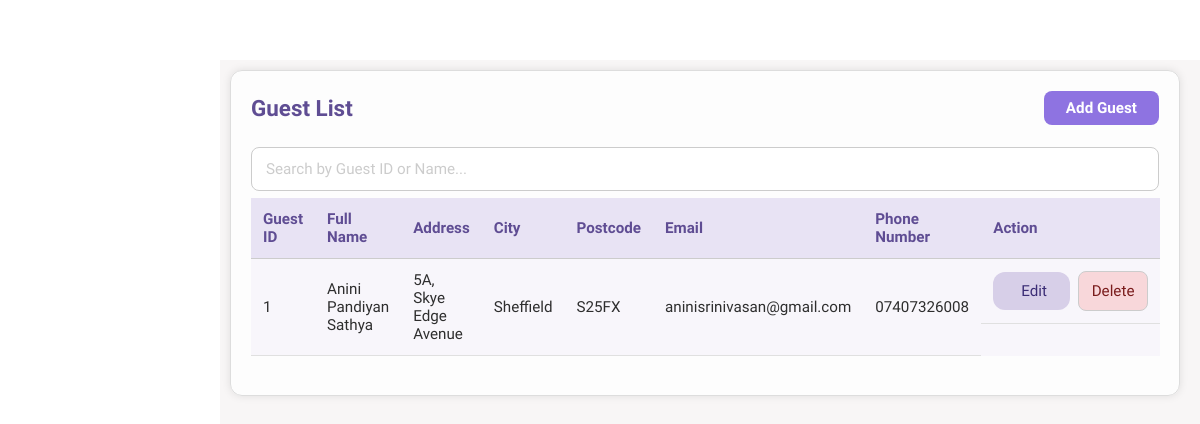
/guest.php (signed in), run on an earlier commit of the app's database.
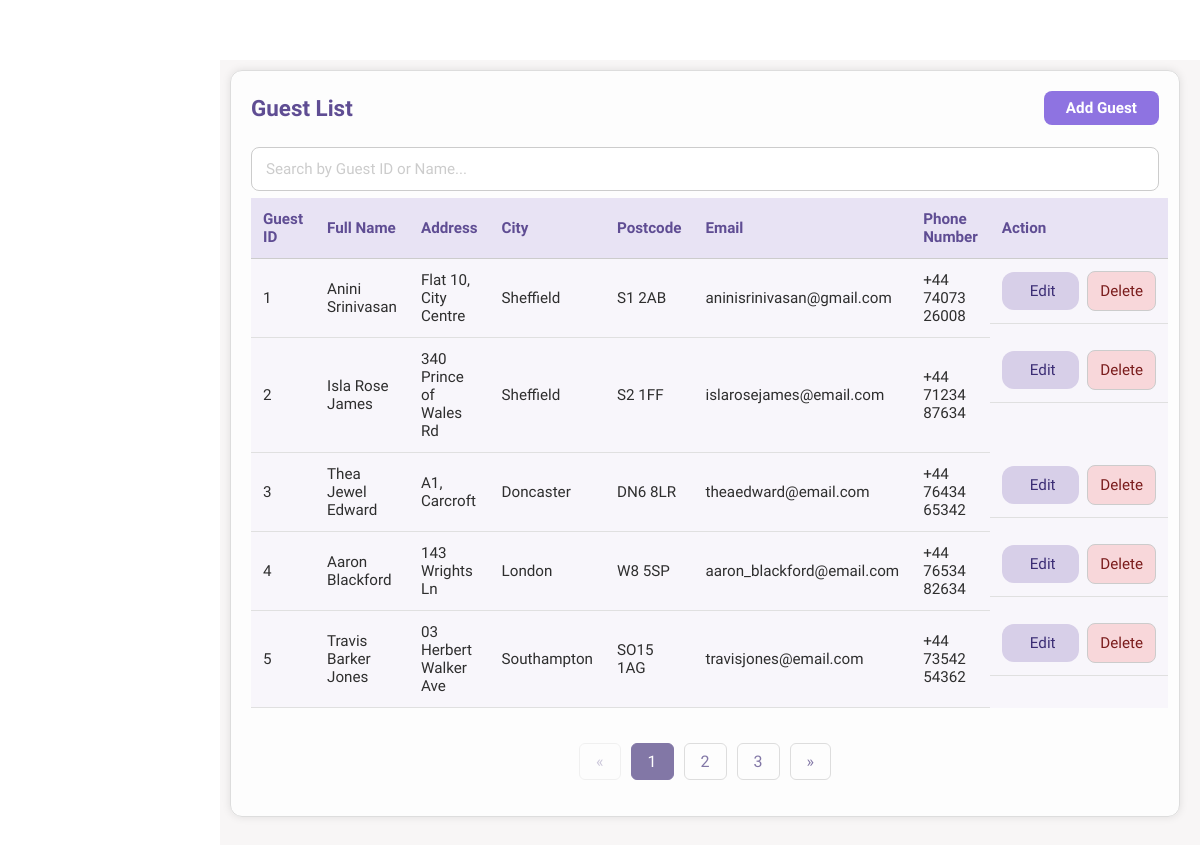
And on a later commit of the database.
### tables this page shows
CREATE TABLE GUEST(
GUEST_ID INTEGER NOT NULL PRIMARY KEY AUTOINCREMENT,
F_NAME TEXT NOT NULL,
M_NAME TEXT,
L_NAME TEXT NOT NULL,
GUEST_ADDRESS TEXT NOT NULL,
CITY TEXT NOT NULL,
POSTCODE TEXT NOT NULL,
GUEST_EMAIL TEXT NOT NULL UNIQUE,
GUEST_PHNO TEXT NOT NULL UNIQUE
);

### functions.php (the view, shortened to what this page needs)
<?php
function createDB()
{
    $db = new SQLite3('hotelSQL.db');
    $db->exec("PRAGMA foreign_keys = ON");
    return $db;
}
function GuestList($editingId = null, $limit = null, $offset = null)
{
    $db = createDB();
    $select_query = "SELECT * FROM GUEST ORDER BY GUEST_ID ASC";
    $select_query = applyPagination($select_query, $limit, $offset);
    $result = $db->query($select_query);
    while ($row = $result->fetchArray(SQLITE3_ASSOC)) {
        $name = trim($row['F_NAME'] . " " . $row['M_NAME'] . " " . $row['L_NAME']);
        if ($editingId == $row['GUEST_ID']) {
            echo "<form method='post'><tr>";
            echo "<td>" . $row['GUEST_ID'] . "</td>";
            echo "<input type='hidden' name='guest-id' value='" . $row['GUEST_ID'] . "'>";
            echo "<td>
                    <input type='text' name='fname' value='" . htmlspecialchars($row['F_NAME']) . "' required placeholder='First Name'><br>
                    <input type='text' name='mname' value='" . htmlspecialchars($row['M_NAME']) . "' placeholder='Middle Name'><br>
                    <input type='text' name='lname' value='" . htmlspecialchars($row['L_NAME']) . "' required placeholder='Last Name'>
                  </td>";
            echo "<td>
                    <input type='text' name='address'
                           value='" . htmlspecialchars($row['GUEST_ADDRESS']) . "' required>
                  </td>";
            echo "<td>
                    <input type='text' name='city'
                           value='" . htmlspecialchars($row['CITY']) . "' required>
                  </td>";
            echo "<td>
                    <input type='text' name='postcode'
                           value='" . htmlspecialchars($row['POSTCODE']) . "' required>
                  </td>";
            echo "<td>
                    <input type='email' name='email'
                           value='" . htmlspecialchars($row['GUEST_EMAIL']) . "' required>
                  </td>";
            echo "<td>
                    <input type='text' name='phone'
                           value='" . htmlspecialchars($row['GUEST_PHNO']) . "' required>
                  </td>";
            echo "<td>
                    <input type='submit' class='submit-btn' name='save' value='Save'>
                    <input type='submit' class='delete-button-in-list' name='cancel' value='Cancel'>
                  </td>";
            echo "</tr></form>";
        } else {
            echo "<form method='post'><tr>";
            echo "<td>" . $row['GUEST_ID'] . "</td>";
            echo "<td>" . $name . "</td>";
            echo "<td>" . $row['GUEST_ADDRESS'] . "</td>";
            echo "<td>" . $row['CITY'] . "</td>";
            echo "<td>" . $row['POSTCODE'] . "</td>";
            echo "<td>" . $row['GUEST_EMAIL'] . "</td>";
            echo "<td>" . $row['GUEST_PHNO'] . "</td>";
            echo "<td>
                    <input type='hidden' name='guest-id' value='" . $row['GUEST_ID'] . "'>
                    <input type='submit' class='edit-button-in-list' name='edit' value='Edit'>
                    <input type='button' class='delete-button-in-list' name='delete' value='Delete'>
                  </td>";
            echo "</tr></form>";
        }
    }
}
function applyPagination($sql, $limit, $offset)
{
    if ($limit !== null && $offset !== null) {
        $limit = (int) $limit;
        $offset = (int) $offset;
        $sql .= " LIMIT $limit OFFSET $offset";
    }
    return $sql;
}
?>

### guest.php (shortened to what this page needs)
<!DOCTYPE html>
<html lang="en">
<head>
    <link rel="stylesheet" href="style.css" />
</head>
<?php
require_once("functions.php");
$editingId = null;
$records_per_page = 5;
$current_page = isset($_GET["page"]) ? intval($_GET["page"]) : 1;
$db = createDB();
$total_query = "SELECT COUNT(*) AS total FROM GUEST";
$total_result = $db->query($total_query);
$total_row = $total_result->fetchArray(SQLITE3_ASSOC);
$total_records = (int) ($total_row['total'] ?? 0);
$total_pages = $total_records > 0 ? (int) ceil($total_records / $records_per_page) : 1;
$offset = ($current_page - 1) * $records_per_page;
?>
<body onload="loadNavbar()">
    <div class="main_content">
        <section class="add-container">
            <div class="heading-row">
                <h2>Guest List</h2>
                <a class="add-btn" href="guest-add.php">Add Guest</a>
            </div>
            <div class="search-bar">
                <input type="text" id="searchInput" placeholder="Search by Guest ID or Name..." autocomplete="off"
                    onkeyup="filterHotelList(this)">
            </div>
            <table class="base-table">
                <thead>
                    <tr>
                        <th>Guest ID</th>
                        <th>Full Name</th>
                        <th>Address</th>
                        <th>City</th>
                        <th>Postcode</th>
                        <th>Email</th>
                        <th>Phone Number</th>
                        <th>Action</th>
                    </tr>
                </thead>
                <tbody>
                    <?php GuestList($editingId, $records_per_page, $offset) ?>
                </tbody>
            </table>
            <br />
            <?php if ($total_records > $records_per_page): ?>
            <ul class="pagination">
                <?php if ($current_page > 1): ?>
                    <?php $prev_page = $current_page - 1; ?>
                    <li><a href="?page=<?= $prev_page ?>">&laquo;</a></li>
                <?php else: ?>
                    <li class="disabled"><span>&laquo;</span></li>
                <?php endif; ?>
                <?php for ($i = 1; $i <= $total_pages; $i++): ?>
                    <?php if ($i == $current_page): ?>
                        <li class="active"><span><?= $i ?></span></li>
                    <?php else: ?>
                        <li><a href="?page=<?= $i ?>"><?= $i ?></a></li>
                    <?php endif; ?>
                <?php endfor; ?>
                <?php if ($current_page < $total_pages): ?>
                    <?php $next_page = $current_page + 1; ?>
                    <li><a href="?page=<?= $next_page ?>">&raquo;</a></li>
                <?php else: ?>
                    <li class="disabled"><span>&raquo;</span></li>
                <?php endif; ?>
            </ul>
            <?php endif; ?>
        </section>
    </div>
</body>
</html>

### style.css (style rules this page uses)
html, body { margin: 0; padding: 0; box-sizing: border-box; }
*, *::before, *::after { box-sizing: inherit; }
* { font-family: "Source Sans Pro", Helvetica, sans-serif; }
input::placeholder { color: #ccc; }
.main_content { margin-top: 60px; margin-left: 220px; padding: 10px 20px 20px 10px; background: #f8f6f6; min-height: calc(100vh - 60px); color: #2e2e2e; flex: 1; overflow-x: hidden; }
.add-container h2 { color: #5f4d93; font-size: 1.4rem; font-weight: 700; margin-bottom: 20px; text-align: left; }
.add-container .search-bar { margin: 5px 0; padding: 2px 0; }
.add-container .search-bar input { display: block; width: 100%; padding: 12px 14px; border: 1px solid #ccc; }
.base-table { width: 100%; border-collapse: collapse; color: #2e2e2e; font-size: 0.95rem; background-color: #fff; }
.base-table thead { background-color: #e8e3f4; }
.base-table th { text-align: left; font-weight: 600; color: #5f4d93; padding: 12px; border-bottom: 1px solid #ccc; }
.base-table td { padding: 12px; border-bottom: 1px solid #e0e0e0; }
.base-table td:last-child { display: flex; justify-content: flex-start; align-items: center; gap: 8px; }
.base-table tr:nth-child(even) { background-color: #f8f6fb; }
.add-container { width: 100%; max-width: none; padding: 20px 20px 20px 20px; margin: 0 0 30px 0; background: rgba(255, 255, 255, 0.8); border-radius: 12px; border: 1px solid #ddd; box-shadow: 0 0 8px rgba(0, 0, 0, 0.1); }
.add-container input { padding: 10px; border: 1px solid #ccc; border-radius: 8px; font-size: 0.95rem; background-color: #fff; transition: border-color 0.3s, box-shadow 0.3s; }
.add-container td input[type="submit"] { padding: 10px 28px; border: none; border-radius: 12px; font-size: 0.95rem; font-weight: 500; cursor: pointer; }
.add-container .edit-button-in-list { background-color: #d7cfe8; color: #3b2d75; }
.add-container .delete-button-in-list { background-color: #f8d7da; color: #7a1c1c; }
.base-form input, .add-container input, .add-container select, .base-form select { width: 50%; max-width: 100%; }
.pagination { display: flex; justify-content: center; list-style-type: none; padding: 0; }
.pagination li { margin: 0 5px; }
.pagination a, .pagination span { text-decoration: none; color: #8277a6; padding: 8px 16px; border: 1px solid #ddd; border-radius: 6px; cursor: pointer; display: inline-block; }
.pagination li.active span { background-color: #8277a6; color: white; border-color: #8277a6; }
.pagination li.disabled span { opacity: 0.4; cursor: not-allowed; }
.add-btn { display: inline-block; padding: 8px 22px; background-color: #8e73e1; color: #fff; border-radius: 8px; font-weight: 600; font-size: 0.95rem; text-decoration: none; }
.heading-row { display: flex; align-items: center; justify-content: space-between; margin-bottom: 20px; }
.heading-row h2 { margin: 0; color: #5f4d93; font-size: 1.4rem; font-weight: 700; }
.edit-button-in-list, .delete-button-in-list { cursor: pointer; }

What changed in the data, as far as the page shows it:
changed guest "aninisrinivasan@gmail.com": name "Anini Pandiyan Sathya" → "Anini Srinivasan"; GUEST_ADDRESS "5A, Skye Edge Avenue" → "Flat 10, City Centre"; POSTCODE "S25FX" → "S1 2AB"; GUEST_PHNO "07407326008" → "+44 74073 26008"
added guest: GUEST_ID "2", name "Isla Rose James", GUEST_ADDRESS "340 Prince of Wales Rd", CITY "Sheffield", POSTCODE "S2 1FF", GUEST_EMAIL "islarosejames@email.com", GUEST_PHNO "+44 71234 87634"
added guest: GUEST_ID "3", name "Thea Jewel Edward", GUEST_ADDRESS "A1, Carcroft", CITY "Doncaster", POSTCODE "DN6 8LR", GUEST_EMAIL "theaedward@email.com", GUEST_PHNO "+44 76434 65342"
added guest: GUEST_ID "4", name "Aaron Blackford", GUEST_ADDRESS "143 Wrights Ln", CITY "London", POSTCODE "W8 5SP", GUEST_EMAIL "aaron_blackford@email.com", GUEST_PHNO "+44 76534 82634"
added guest: GUEST_ID "5", name "Travis Barker Jones", GUEST_ADDRESS "03 Herbert Walker Ave", CITY "Southampton", POSTCODE "SO15 1AG", GUEST_EMAIL "travisjones@email.com", GUEST_PHNO "+44 73542 54362"
Also different on the page:
new list line: "1"
new list line: "2"
new list line: "3"
